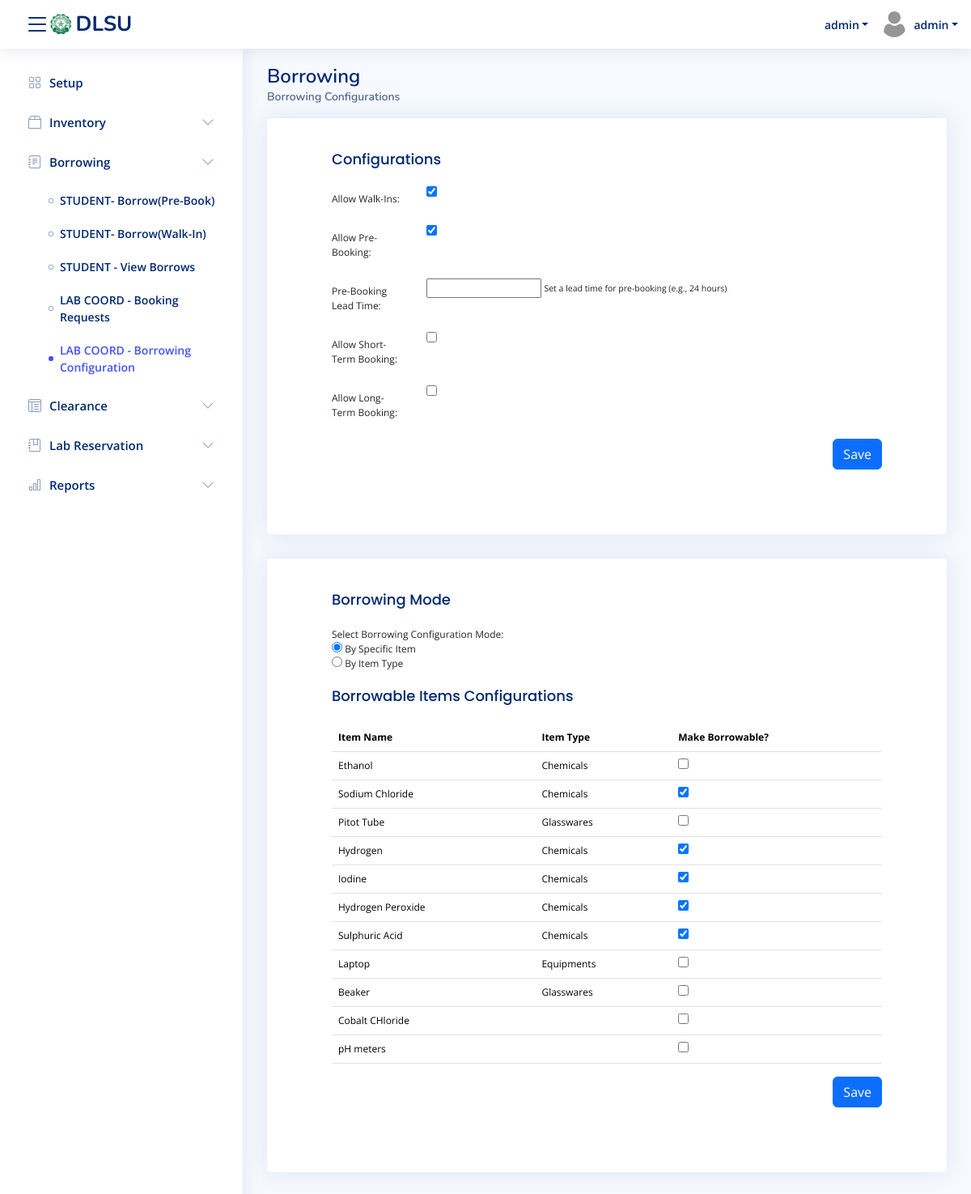
The page /borrowing/labcoord/borrowconfig (signed in) on the database as committed earlier.
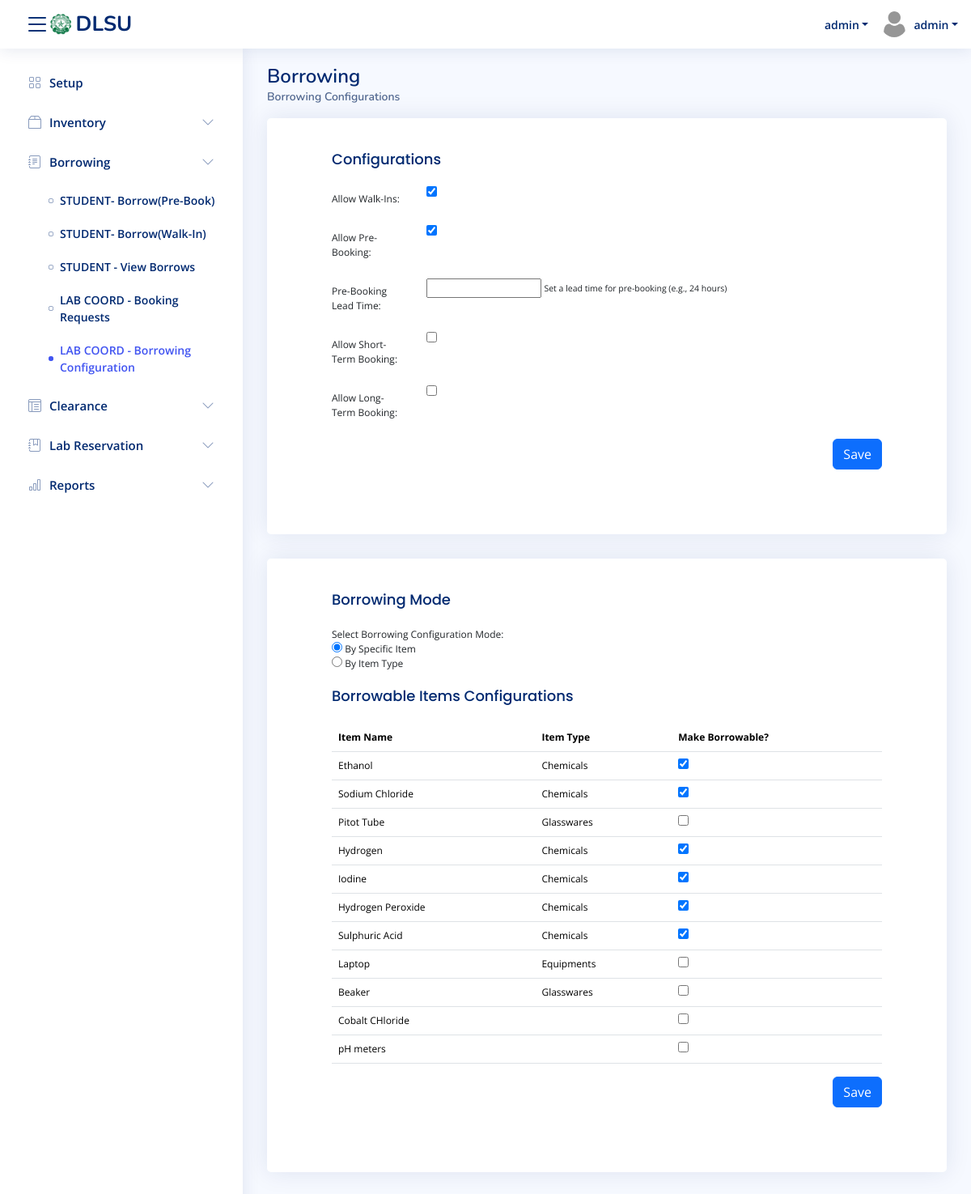
The same page on the database as committed later.
### core/models.py (models this page shows, shortened)
class item_description(models.Model):
    item_id = models.AutoField(primary_key=True)
    laboratory = models.ForeignKey('Laboratory', on_delete=models.CASCADE, null=True, blank=True)
    item_name = models.CharField(max_length=45, null=True, blank=True)
    itemType = models.ForeignKey('item_types', on_delete=models.SET_NULL, null=True, blank=True)
    alert_qty = models.IntegerField(null=True, blank=True)
    add_cols = models.CharField(max_length=45, null=True, blank=True)
    rec_expiration = models.BooleanField(default=False)
    is_disabled = models.BooleanField(default=False)
    allow_borrow = models.BooleanField(default=False)
    is_consumable = models.BooleanField(default=False)

class item_types(models.Model):
    itemType_id = models.AutoField(primary_key=True)
    laboratory = models.ForeignKey('Laboratory', on_delete=models.CASCADE)  # Implicitly creates a laboratory_id field
    itemType_name = models.CharField(max_length=45, null=True, blank=True)
    add_cols = models.TextField(default='[]')  # Stores JSON attributes
    is_consumable = models.BooleanField(default=False)

### core/views.py (the view, shortened to what this page needs)
# urls.py: path('borrowing/labcoord/borrowconfig', views.borrowing_labcoord_borrowconfig, name='borrowing_labcoord_borrowconfig'),
def borrowing_labcoord_borrowconfig(request):
    selected_laboratory_id = request.session.get('selected_lab')
    items = item_description.objects.filter(laboratory_id=selected_laboratory_id, is_disabled=False)
    item_types_list = item_types.objects.filter(laboratory_id=selected_laboratory_id)
    lab = get_object_or_404(borrowing_config, laboratory_id=selected_laboratory_id)
    for type in item_types_list:
        type.all_items_borrowable = item_description.objects.filter(itemType_id=type.itemType_id, allow_borrow=False).count() == 0
    return render(request, 'mod_borrowing/borrowing_labcoord_borrowconfig.html', {
        'items': items,
        'item_types_list': item_types_list,
        'lab': lab,
    })

### core/context_processors.py (called while the page is built)
def labs_context(request):
    return {
        'laboratories': laboratory.objects.filter(is_available=True),
        'selected_lab_name': request.session.get('selected_lab_name')
    }

### core/templates/mod_borrowing/borrowing_labcoord_borrowconfig.html (shortened to what the changed rows need)
{% extends 'temp_navbar.html' %}
{% block content %}
  <div class="pagetitle">
    <h1>Borrowing</h1>
  </div>
  <section class="section item-config-section">
    <div class="row">
      <div class="col-lg-12">
        <div class="card">
          <div class="card-body">
            <form method="POST" id="borrowConfigForm">
              <section id="itemConfigSection">
                <table class="table datatable">
                  <thead>
                    <tr>
                      <th>Item Name</th>
                      <th>Item Type</th>
                      <th>Make Borrowable?</th>
                    </tr>
                  </thead>
                  <tbody>
                    {% for item in items %}
                    <tr>
                      <td>{{ item.item_name }}</td>
                      <td>{{ item.itemType.itemType_name }}</td>
                      <td>
                        <input type="checkbox" name="borrow_item" value="{{ item.item_id }}"
                               {% if item.allow_borrow %}checked{% endif %}>
                      </td>
                    </tr>
                    {% endfor %}
                  </tbody>
                </table>
              </section>
            </form>
          </div>
        </div>
      </div>
    </div>
  </section>
{% endblock %}

Rows that differ between the two databases and show on the page:
changed item_description "Ethanol": allow_borrow "☐" → "☑"
